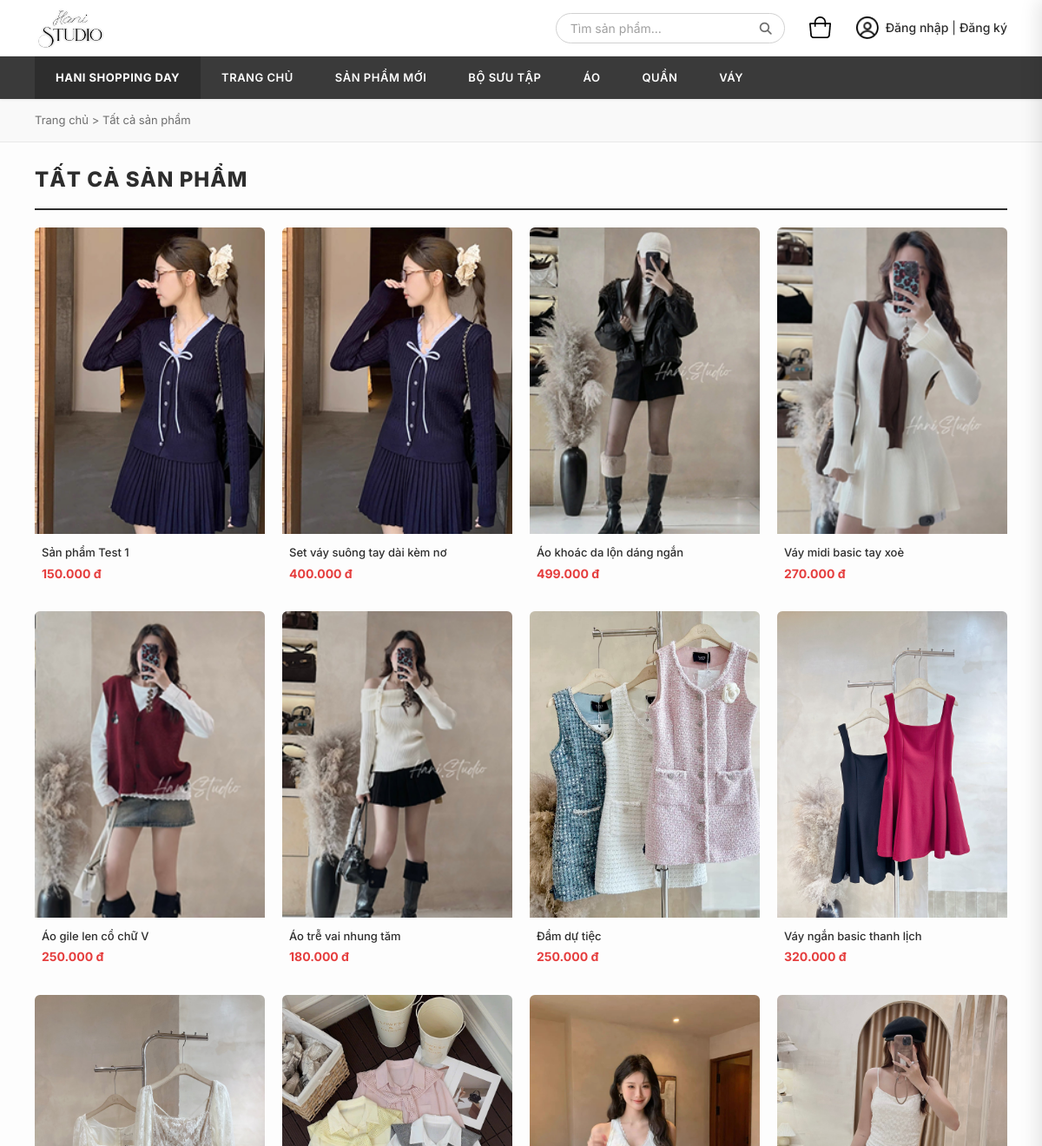
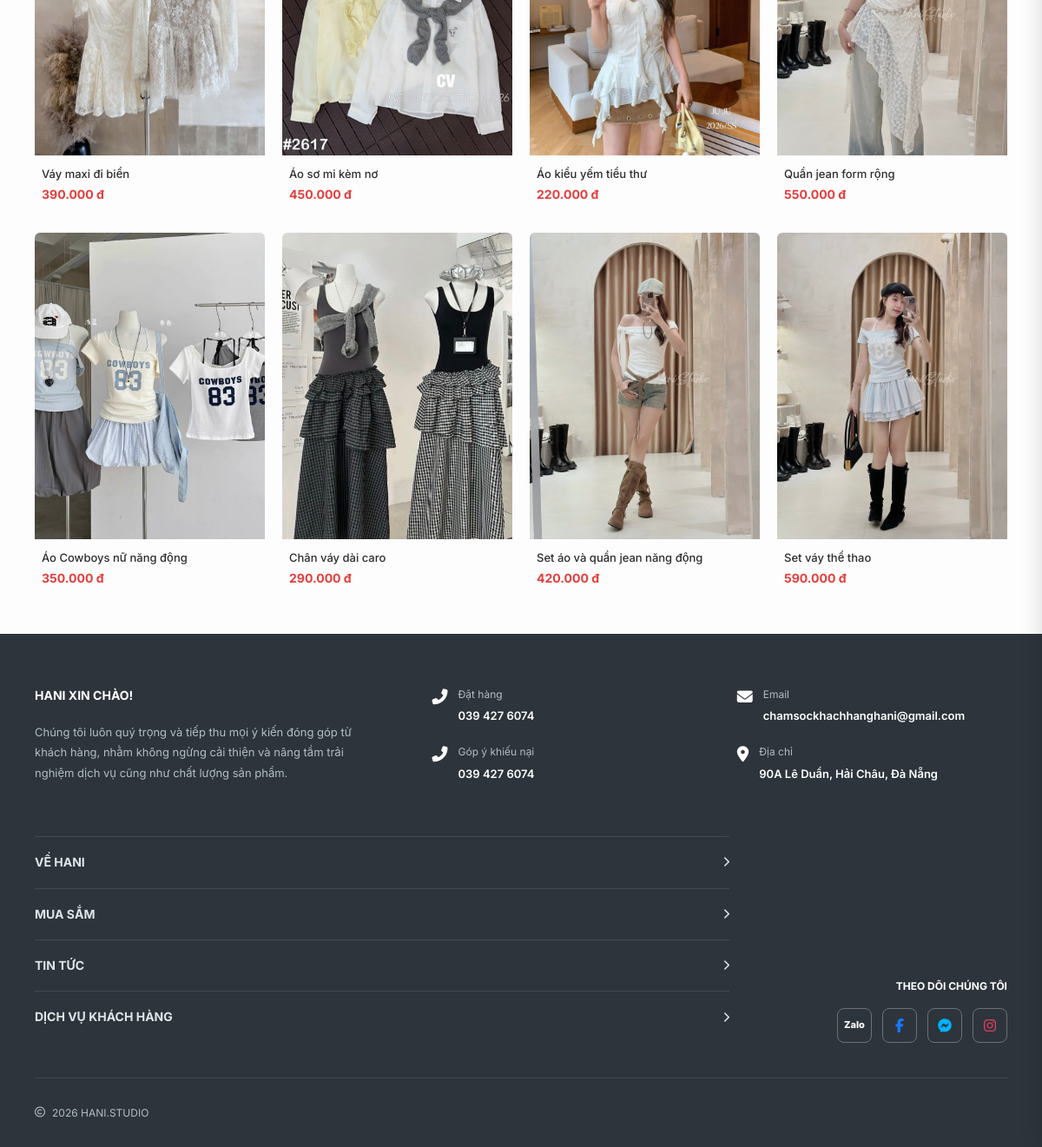
Screenshot of /products/ with the database file from the repository (2 pictures, top to bottom).
### reviews/models.py (models this page shows, shortened)
class Product(models.Model):
    name = models.CharField(max_length=255, verbose_name="Tên sản phẩm")
    code = models.CharField(max_length=50, unique=True, verbose_name="Mã sản phẩm")
    price = models.DecimalField(max_digits=12, decimal_places=0, verbose_name="Giá")
    old_price = models.DecimalField(max_digits=12, decimal_places=0, null=True, blank=True, verbose_name="Giá cũ")
    image_name = models.CharField(max_length=100, verbose_name="Tên file ảnh (trong static)")
    colors = models.JSONField(default=list, blank=True, verbose_name="Danh sách màu (JSON: name, hex)")
    sizes = models.JSONField(default=list, blank=True, verbose_name="Danh sách size (JSON list)")
    categories = models.ManyToManyField(Category, verbose_name="Danh mục")
    description = models.TextField(blank=True, verbose_name="Mô tả")
    stock = models.IntegerField(default=100, verbose_name="Tồn kho")
    class Meta:
        verbose_name = "Sản phẩm"
        verbose_name_plural = "Sản phẩm"

### reviews/views.py (the view)
# urls.py: path('products/', views.all_products, name='all_products'),
def all_products(request, category=None):
    category_names = {
        'san-pham-moi': 'SẢN PHẨM MỚI',
        'bo-suu-tap': 'BỘ SƯU TẬP THU ĐÔNG',
        'bo-suu-tap-he': 'BỘ SƯU TẬP HÈ',
        'ao': 'ÁO',
        'quan': 'QUẦN',
        'vay': 'VÁY'
    }
    all_p = get_all_products_from_db()
    if category:
        if category == 'ao':
            filtered = [p for p in all_p if 'áo' in p['name'].lower()]
        elif category == 'quan':
            filtered = [p for p in all_p if 'quần' in p['name'].lower()]
        elif category == 'vay':
            filtered = [p for p in all_p if 'váy' in p['name'].lower() or 'đầm' in p['name'].lower()]
        else:
            filtered = [p for p in all_p if category in p['category']]
        filtered = sorted(filtered, key=lambda x: x['id'])
        title = category_names.get(category, 'TẤT CẢ SẢN PHẨM')
        breadcrumb = title
    else:
        filtered = sorted(all_p, key=lambda x: x['id'])
        title = 'TẤT CẢ SẢN PHẨM'
        breadcrumb = 'Tất cả sản phẩm'
    if not filtered: filtered = all_p
    display = filtered
    winter_products = []
    summer_products = []
    if category == 'bo-suu-tap':
        winter_images = ['sp1.png', 'sp2.png', 'sp3.png', 'sp4.png', 'sp5.png']
        winter_products = [p for p in filtered if p['image'] in winter_images]
        summer_products = [p for p in filtered if p['image'] not in winter_images]
    if request.user.is_authenticated:
        cart_count = CartItem.objects.filter(user=request.user).count()
    else:
        cart_count = len(request.session.get('cart', []))
    return render(request, 'reviews/all_products.html', {
        'products': display,
        'winter_products': winter_products,
        'summer_products': summer_products,
        'category_slug': category,
        'title': title,
        'breadcrumb': breadcrumb,
        'cart_count': cart_count
    })

### reviews/context_processors.py (called while the page is built)
def coupons_processor(request):
    return {'COUPONS_LIST': COUPONS}

### reviews/templatetags/shop_filters.py (called while the page is built)
@register.filter
def format_price(value):
    if value is None:
        return ""
    try:
        return f"{int(value):,.0f} đ".replace(",", ".")
    except (ValueError, TypeError):
        return value

### reviews/views.py (called while the page is built)
def get_all_products_from_db():
    db_products = []
    for p_obj in Product.objects.all():
        db_products.append({
            'id': p_obj.id,
            'name': p_obj.name,
            'code': p_obj.code,
            'price': int(p_obj.price),
            'old_price': int(p_obj.old_price) if p_obj.old_price else None,
            'image': p_obj.image_name,
            'colors': p_obj.colors if p_obj.colors else [{'name': 'Mặc định', 'hex': '#ccc'}],
            'sizes': p_obj.sizes if p_obj.sizes else ['S', 'M', 'L'],
            'category': [cat.slug for cat in p_obj.categories.all()]
        })
    return db_products if db_products else PRODUCTS

### templates/reviews/all_products.html (shortened to what this page needs)
{% extends "base.html" %}
{% load static shop_filters %}
{% block content %}
<div class="breadcrumb">
    <a href="{% url 'home' %}">Trang chủ</a> &gt; <span>{{ breadcrumb }}</span>
</div>
{% if category_slug == 'bo-suu-tap' %}
    <h2 class="section-title" style="border-bottom: 2px solid var(--dark); margin: 0 40px; padding: 24px 0 14px;">BỘ SƯU TẬP THU ĐÔNG</h2>
    <div class="product-grid full-grid">
        {% for product in winter_products %}
        <div class="product-card" onclick="location.href='{% url 'product_detail' product.id %}'">
            <div class="product-card-image">
                <img src="{% static 'images/' %}{{ product.image }}" alt="{{ product.name }}" loading="lazy">
            </div>
            <div class="product-card-info">
                <p class="product-card-name">{{ product.name }}</p>
                <p class="product-card-price">{{ product.price|format_price }}</p>
            </div>
        </div>
        {% endfor %}
    </div>
    <h2 class="section-title" style="border-bottom: 2px solid var(--dark); margin: 40px 40px 0; padding: 24px 0 14px;">BỘ SƯU TẬP HÈ</h2>
    <div class="product-grid full-grid">
        {% for product in summer_products %}
        <div class="product-card" onclick="location.href='{% url 'product_detail' product.id %}'">
            <div class="product-card-image">
                <img src="{% static 'images/' %}{{ product.image }}" alt="{{ product.name }}" loading="lazy">
            </div>
            <div class="product-card-info">
                <p class="product-card-name">{{ product.name }}</p>
                <p class="product-card-price">{{ product.price|format_price }}</p>
            </div>
        </div>
        {% endfor %}
    </div>
{% else %}
    <h2 class="section-title" style="border-bottom: 2px solid var(--dark); margin: 0 40px; padding: 24px 0 14px;">{{ title }}</h2>
    <div class="product-grid full-grid">
        {% if products %}
            {% for product in products %}
            <div class="product-card" onclick="location.href='{% url 'product_detail' product.id %}'">
                <div class="product-card-image">
                    <img src="{% static 'images/' %}{{ product.image }}" alt="{{ product.name }}" loading="lazy">
                </div>
                <div class="product-card-info">
                    <p class="product-card-name">{{ product.name }}</p>
                    <p class="product-card-price">{{ product.price|format_price }}</p>
                </div>
            </div>
            {% endfor %}
        {% else %}
            <div style="grid-column: 1/-1; text-align: center; padding: 60px 0; color: #a0a0a0;">
                <i class="fas fa-search" style="font-size: 40px; margin-bottom: 16px; display: block;"></i>
                <p>Không tìm thấy sản phẩm nào phù hợp</p>
            </div>
        {% endif %}
    </div>
{% endif %}
{% endblock %}

### static/css/style.css (style rules this page uses)
*, *::before, *::after { margin: 0; padding: 0; box-sizing: border-box; }
:root { --dark: #2d2d2d; --dark-nav: #3a3a3a; --white: #ffffff; --gray-50: #f9f9f9; --gray-100: #f3f3f3; --gray-200: #e8e8e8; --gray-300: #d1d1d1; --gray-400: #a0a0a0; --gray-500: #6e6e6e; --gray-700: #444444; --red: #e53e3e; --red-dark: #c53030; --blue: #3182ce; --green: #38a169; --font: 'Inter', -apple-system, BlinkMacSystemFont, sans-serif; --shadow-sm: 0 1px 3px rgba(0,0,0,0.08); --shadow-md: 0 4px 12px rgba(0,0,0,0.1); --shadow-lg: 0 8px 30px rgba(0,0,0,0.12); --radius: 6px; --radius-lg: 12px; --transition: all 0.3s cubic-bezier(0.4, 0, 0.2, 1); }
html { scroll-behavior: smooth; }
body { font-family: var(--font); color: var(--dark); background: var(--white); line-height: 1.6; -webkit-font-smoothing: antialiased; -moz-osx-font-smoothing: grayscale; }
a { text-decoration: none; color: inherit; }
img { max-width: 100%; height: auto; display: block; }
.section-title { font-size: 24px; font-weight: 800; color: var(--dark); padding: 30px 40px 20px; letter-spacing: 1px; }
.product-grid { display: grid; grid-template-columns: repeat(5, 1fr); gap: 20px; padding: 0 40px; }
.product-grid.full-grid { grid-template-columns: repeat(4, 1fr); padding: 20px 40px 40px; }
.product-card { cursor: pointer; transition: var(--transition); border-radius: var(--radius); overflow: hidden; position: relative; }
.product-card-image { position: relative; overflow: hidden; aspect-ratio: 3/4; background: var(--gray-100); }
.product-card-image img { width: 100%; height: 100%; object-fit: cover; transition: transform 0.5s cubic-bezier(0.4, 0, 0.2, 1); }
.product-card-info { padding: 12px 8px; }
.product-card-name { font-size: 13px; font-weight: 500; color: var(--dark); margin-bottom: 4px; line-height: 1.4; display: -webkit-box; -webkit-line-clamp: 2; -webkit-box-orient: vertical; overflow: hidden; }
.product-card-price { font-size: 14px; font-weight: 700; color: var(--red); }
.breadcrumb { padding: 14px 40px; font-size: 13px; color: var(--gray-500); background: var(--gray-50); border-bottom: 1px solid var(--gray-200); }
.breadcrumb a { color: var(--gray-500); transition: var(--transition); }

### rows the page displays
Product: image (picture), name "Sản phẩm Test 1"
Product: image (picture), name "Set váy suông tay dài kèm nơ"
Product: image (picture), name "Áo khoác da lộn dáng ngắn"
Product: image (picture), name "Váy midi basic tay xoè"
Product: image (picture), name "Áo gile len cổ chữ V"
Product: image (picture), name "Áo trễ vai nhung tăm"
Product: image (picture), name "Đầm dự tiệc"
Product: image (picture), name "Váy ngắn basic thanh lịch"
Product: image (picture), name "Váy maxi đi biển"
Product: image (picture), name "Áo sơ mi kèm nơ"
Product: image (picture), name "Áo kiểu yếm tiểu thư"
Product: image (picture), name "Quần jean form rộng"
Product: image (picture), name "Áo Cowboys nữ năng động"
Product: image (picture), name "Chân váy dài caro"
Product: image (picture), name "Set áo và quần jean năng động"
Product: image (picture), name "Set váy thể thao"

### other values shown
{{ breadcrumb }} "Tất cả sản phẩm"
{{ title }} "TẤT CẢ SẢN PHẨM"
{{ product.price|format_price }} "150.000 đ" "400.000 đ" "499.000 đ" "270.000 đ" "250.000 đ" "180.000 đ" "250.000 đ" "320.000 đ" "390.000 đ" "450.000 đ" "220.000 đ" "550.000 đ" "350.000 đ" "290.000 đ" "420.000 đ" "590.000 đ"
